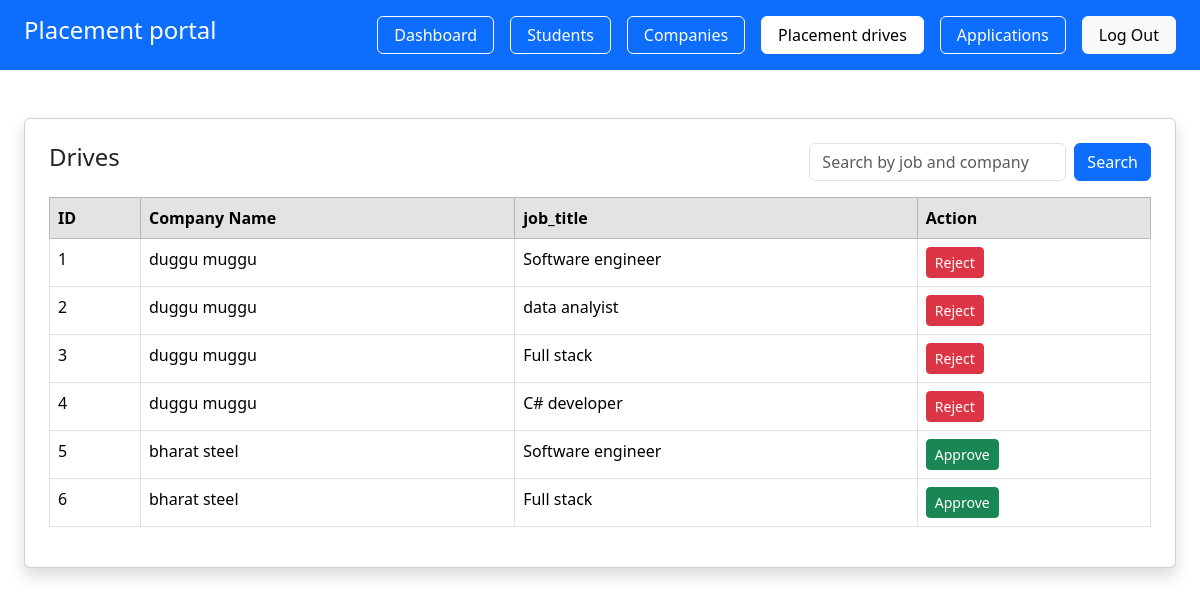
The page /admin/drives (signed in) on the database as committed earlier.
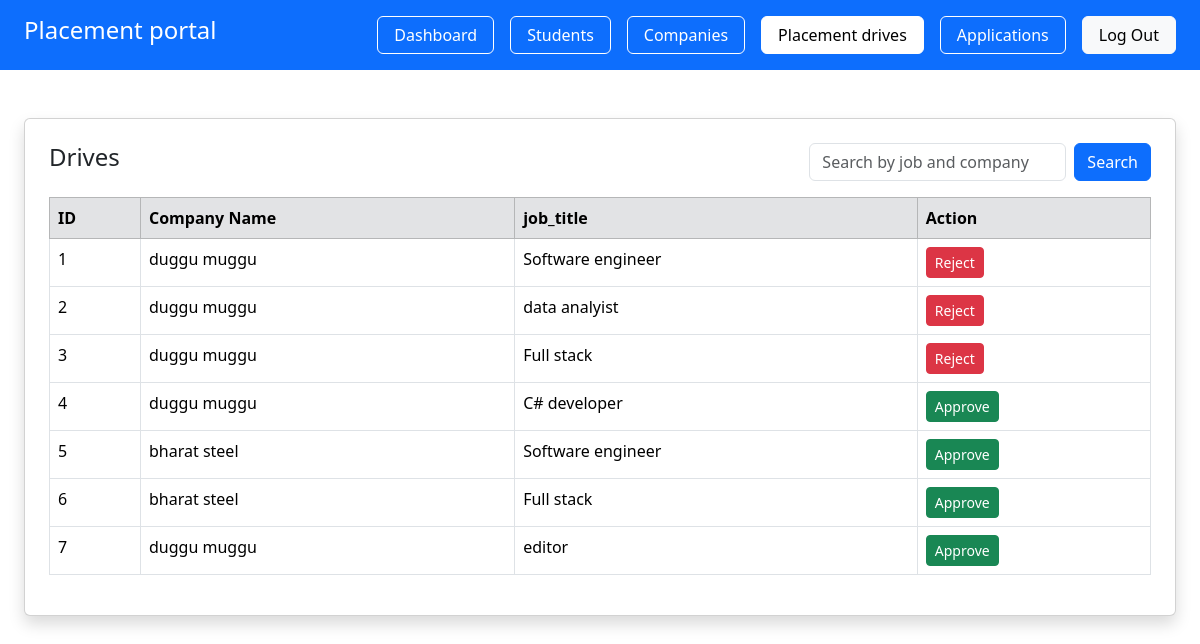
The same page on the database as committed later.
### app/models.py (models this page shows, shortened)
class PlacementDrive(db.Model):
     __tablename__ = "placement_drives"
     id = db.Column(db.Integer, primary_key=True)
     company_id = db.Column(db.Integer, db.ForeignKey("companies.id"), nullable=False)
     job_title = db.Column(db.String(150), nullable=False )
     description = db.Column(db.Text)
     eligibility= db.Column(db.String(200))
     deadline = db.Column(db.Date)
     status = db.Column(db.String(20) , default = 'pending')
     created_at  = db.Column(db.DateTime, default=datetime.utcnow)
     company= db.relationship('Company', backref='drives')

class Company(db.Model):
     __tablename__ = "companies"
     id = db.Column(db.Integer, primary_key=True)
     user_id = db.Column(db.Integer, db.ForeignKey("users.id"), nullable=False)
     company_name = db.Column(db.String(150), nullable=False)
     hr_name = db.Column(db.String(100))
     website = db.Column(db.String(150))
     approval_status = db.Column(db.String(20), default="pending")
     is_blacklisted = db.Column(db.Boolean, default=False)
     user = db.relationship("User", backref=db.backref("company", uselist=False),uselist=False)

### app/admin/routes.py (the view)
@admin.route('/admin/drives')
@login_required
def drives():
     if current_user.role != 'admin':
        abort(403)
     search = request.args.get("search")
     if search:
         drives = PlacementDrive.query.filter(
             (PlacementDrive.job_title.ilike(f"%{search}%")) |
             ( Company.company_name.ilike(f"%{search}%"))
         ).all()
     else:
         drives = PlacementDrive.query.all()
     return render_template('admin/navigators/drives.html', drives=drives)

### app/__init__.py (called while the page is built)
@login_manager.user_loader
def load_user(user_id):
    from app.models import User
    return User.query.get(int(user_id))

### app/templates/admin/navigators/drives.html
{% extends 'base.html' %}
{% block content %}
 <div class="card shadow p-4 mt-5 mx-4 ">
    <div class="d-flex justify-content-between">
          <h4>Drives</h4>
          <form method="GET" action="{{ url_for('admin.drives') }}" class="d-flex">
               <input type="text" name="search" placeholder="Search by job and company" class="form-control me-2" value="{{ request.args.get('search','') }}">
               <button class="btn btn-primary">Search</button>
          </form>
    </div>
    {% if drives %}
    <table class="table table-bordered mt-3">
        <thead class="table-secondary">
            <tr>
                <th>ID</th>
                <th>Company Name</th>
                <th>job_title</th>
                <th>Action</th>
            </tr>
        </thead>
        <tbody>
            {% for drive in drives %}
            <tr>
                <td>{{ drive.id }}</td>
                <td>{{ drive.company.company_name }}</td>
                <td>{{ drive.job_title}}</td>
                <td>
                    {% if drive.status != 'open' %}
                    <a href="/admin/approve_drives/{{ drive.id }}"
                       class="btn btn-success btn-sm">Approve</a>
                    {% else %}
                    <a href="/admin/drives_reject/{{ drive.id }}"
                       class="btn btn-danger btn-sm">Reject</a>
                    {% endif %}
                </td>
            </tr>
            {% endfor %}
        </tbody>
    </table>
    {% else %}
        <p class="text-muted">No pending drives</p>
    {% endif %}
 </div>
{% endblock %}

Rows that differ between the two databases and show on the page:
changed PlacementDrive "C# developer": status "Reject" → "Approve"
added PlacementDrive: id "7", company.company_name "duggu muggu", job_title "editor"
